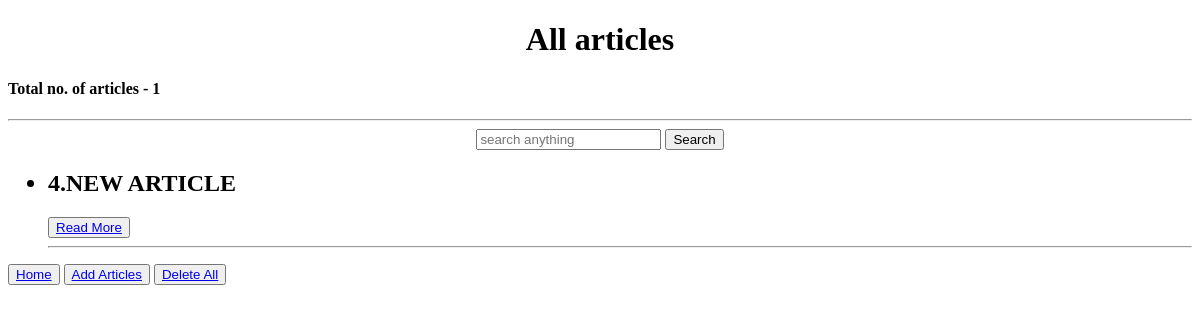
The app's page /allarticles/, older data.
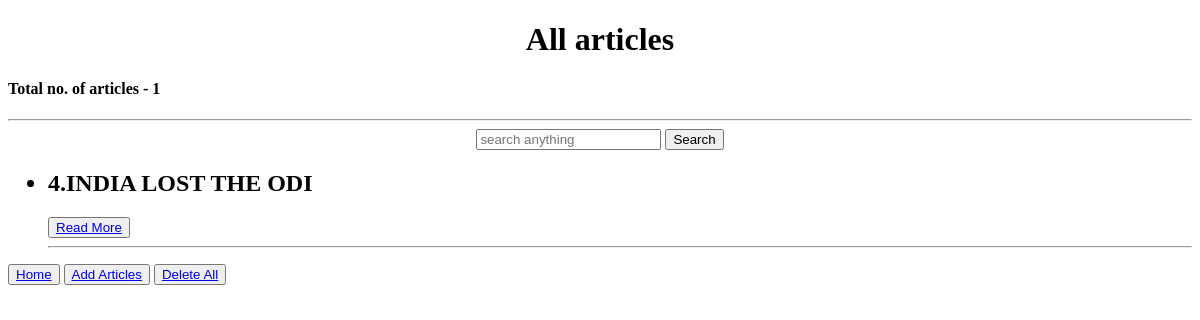
The same page, newer data.
### myapp/models.py (models this page shows)
class ArticleModel(models.Model):
    title = models.CharField(max_length=100)
    description = models.TextField()
    author = models.CharField(max_length=100)
    date = models.DateField()

### myapp/views.py (the view)
# urls.py: path('allarticles/', views.all_articles,name='all_articles'),
def all_articles(request):
    all_data = A.objects.all()
    query = request.GET.get('q')
    if query:
        all_data = all_data.filter(
            Q(title__icontains = query) |
            Q(description__icontains = query) |
            Q(author__icontains = query)
        )
    print(query)
    return render(request,'all_articles.html',{"all_data":all_data})

### myapp/templates/all_articles.html (shortened to what this page needs)
<!DOCTYPE html>
<html lang="en">
  <head>
  </head>
  <body>
    <center><h1>All articles</h1></center>
    <h4>Total no. of articles - {{all_data | length}}</h4>
    <hr>
    <center>
      <form action="" method="get">
        <input type="text" placeholder="search anything" name="q">
        <button>Search</button>
      </form>
    </center>
    {% if all_data %}
    <ul>
        {% for i in all_data %}
        <h2><li>{{i.id}}.{{i.title | truncatechars:40 | upper }}</li></h2>
        <button><a href="{% url 'specific' i.id  %}">Read More</a></button>
        <hr>
        {% endfor %}
    </ul>
    {% endif %}
    <button><a href="{% url 'home' %}">Home</a></button>
    <button><a href="{% url 'form' %}">Add Articles</a></button>
    <button><a href="{% url 'delete_all' %}">Delete All</a></button>
  </body>
</html>

Row changes from the older to the newer data that the page shows:
changed ArticleModel id 4: title "NEW ARTICLE" → "INDIA LOST THE ODI"
